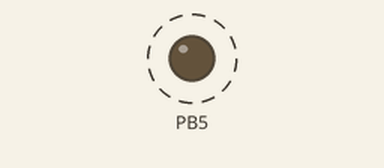
The program below on a simulated ATmega328P, built with avr-gcc and emulated at 16 MHz. Shown: output pins drawn as LEDs (lit = HIGH). Dashed ring = blinking.

Above: at 0.4 s.
Timing chart, 0 to 4.6 s (numbered marks = the images above):
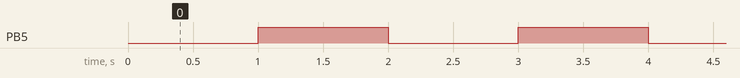

Measured:
- by itself, PB5: alternates HIGH for 1.0 s and LOW for 1.0 s

The program:

main.c
```c
#include <avr/interrupt.h>
#include <avr/io.h>
#include <stdint.h>

volatile uint8_t count;
void main() {
  // prescaler f_cpu_clk/1024
  TCCR0B |= (1 << CS02) | (1 << CS00);

  // enable overflow interrupt
  TIMSK0 |= (1 << TOIE0);

  // initialize counter
  TCNT0 = 0;

  // Initialize the variable
  count = 0;

  // port B
  DDRB |= (1 << PB5);

  // enable global interrupt
  sei();

  // Infinite loop
  while (1)
    ;
}

ISR(TIMER0_OVF_vect) {
  count++;

  if (count >= 61) {
    PORTB ^= (1 << PB5);

    count = 0;
  }
}
```
